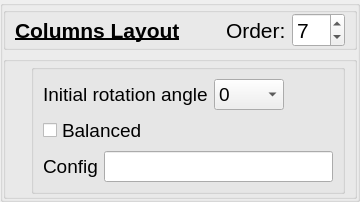
           <widget class="QGroupBox" name="GB_ColumnsLayout">
            <property name="title">
             <string/>
            </property>
            <property name="flat">
             <bool>true</bool>
            </property>
            <layout class="QVBoxLayout" name="verticalLayout_23">
             <property name="leftMargin">
              <number>0</number>
             </property>
             <property name="topMargin">
              <number>1</number>
             </property>
             <property name="rightMargin">
              <number>0</number>
             </property>
             <property name="bottomMargin">
              <number>0</number>
             </property>
             <item>
              <widget class="QGroupBox" name="GB_ColumnsLayoutOrder">
               <property name="title">
                <string/>
               </property>
               <property name="flat">
                <bool>true</bool>
               </property>
               <layout class="QGridLayout" name="gridLayout_33">
                <property name="topMargin">
                 <number>0</number>
                </property>
                <property name="bottomMargin">
                 <number>0</number>
                </property>
                <item row="0" column="1">
                 <widget class="QLabel" name="label_52">
                  <property name="font">
                   <font>
                    <pointsize>16</pointsize>
                    <italic>false</italic>
                    <bold>true</bold>
                    <underline>true</underline>
                   </font>
                  </property>
                  <property name="text">
                   <string>Columns Layout</string>
                  </property>
                 </widget>
                </item>
                <item row="0" column="4">
                 <widget class="QSpinBox" name="kcfg_columnsLayoutOrder">
                  <property name="font">
                   <font>
                    <pointsize>16</pointsize>
                    <italic>false</italic>
                    <bold>false</bold>
                    <underline>false</underline>
                   </font>
                  </property>
                  <property name="maximum">
                   <number>12</number>
                  </property>
                  <property name="value">
                   <number>7</number>
                  </property>
                 </widget>
                </item>
                <item row="0" column="2">
                 <spacer name="horizontalSpacer_29">
                  <property name="orientation">
                   <enum>Qt::Orientation::Horizontal</enum>
                  </property>
                  <property name="sizeHint" stdset="0">
                   <size>
                    <width>40</width>
                    <height>20</height>
                   </size>
                  </property>
                 </spacer>
                </item>
                <item row="0" column="3">
                 <widget class="QLabel" name="label_53">
                  <property name="font">
                   <font>
                    <pointsize>16</pointsize>
                    <italic>false</italic>
                    <bold>false</bold>
                    <underline>false</underline>
                   </font>
                  </property>
                  <property name="text">
                   <string>Order:</string>
                  </property>
                 </widget>
                </item>
               </layout>
              </widget>
             </item>
             <item>
              <widget class="QGroupBox" name="GB_ColumnsLayoutSettings">
               <property name="title">
                <string/>
               </property>
               <property name="flat">
                <bool>true</bool>
               </property>
               <layout class="QVBoxLayout" name="verticalLayout_24">
                <property name="leftMargin">
                 <number>25</number>
                </property>
                <property name="topMargin">
                 <number>2</number>
                </property>
                <property name="bottomMargin">
                 <number>2</number>
                </property>
                <item>
                 <widget class="QGroupBox" name="groupBoxColumnsConfigLayout_3">
                  <property name="title">
                   <string/>
                  </property>
                  <property name="flat">
                   <bool>true</bool>
                  </property>
                  <layout class="QVBoxLayout" name="verticalLayout_25">
                   <item>
                    <layout class="QHBoxLayout" name="horizontalLayout_6">
                     <item>
                      <widget class="QLabel" name="tileLabel12_3">
                       <property name="font">
                        <font>
                         <pointsize>14</pointsize>
                        </font>
                       </property>
                       <property name="text">
                        <string>Initial rotation angle</string>
                       </property>
                      </widget>
                     </item>
                     <item>
                      <widget class="QComboBox" name="kcfg_columnsLayoutInitialRotationAngle">
                       <property name="minimumSize">
                        <size>
                         <width>70</width>
                         <height>0</height>
                        </size>
                       </property>
                       <property name="font">
                        <font>
                         <pointsize>14</pointsize>
                        </font>
                       </property>
                       <item>
                        <property name="text">
                         <string>0</string>
                        </property>
                       </item>
                       <item>
                        <property name="text">
                         <string>90</string>
                        </property>
                       </item>
                       <item>
                        <property name="text">
                         <string>180</string>
                        </property>
                       </item>
                       <item>
                        <property name="text">
                         <string>270</string>
                        </property>
                       </item>
                      </widget>
                     </item>
                     <item>
                      <spacer name="horizontalSpacer_30">
                       <property name="orientation">
                        <enum>Qt::Orientation::Horizontal</enum>
                       </property>
                       <property name="sizeHint" stdset="0">
                        <size>
                         <width>40</width>
                         <height>20</height>
                        </size>
                       </property>
                      </spacer>
                     </item>
                    </layout>
                   </item>
                   <item>
                    <widget class="QCheckBox" name="kcfg_columnsBalanced">
                     <property name="font">
                      <font>
                       <pointsize>14</pointsize>
                      </font>
                     </property>
                     <property name="toolTip">
                      <string>Creating a new window in the shortest column</string>
                     </property>
                     <property name="text">
                      <string>Balanced</string>
                     </property>
                    </widget>
                   </item>
                   <item>
                    <layout class="QHBoxLayout" name="hLayout_columnsConf_3">
                     <item>
                      <widget class="QLabel" name="lbl_columsLayerConf_3">
                       <property name="font">
                        <font>
                         <pointsize>14</pointsize>
                        </font>
                       </property>
                       <property name="text">
                        <string>Config</string>
                       </property>
                      </widget>
                     </item>
                     <item>
                      <widget class="QLineEdit" name="kcfg_columnsLayerConf">
                       <property name="font">
                        <font>
                         <pointsize>14</pointsize>
                        </font>
                       </property>
                       <property name="toolTip">
                        <string>&lt;html&gt;&lt;head/&gt;&lt;body&gt;&lt;p&gt;Comma-separated list OutputName:VirtualDesktopName:ActivityId:ColumnWeight:ColumnWeight:... OutputName value you will see if run KSystemLog and type krohnkite in filter string. The data will right under Krohenkite start string.If all weights are equal they will not be taken into account &lt;/p&gt;&lt;p&gt;Example: Any monitors 3 columns without weights:&lt;/p&gt;&lt;p&gt;:::1:1:1&lt;/p&gt;&lt;p&gt;Example with desktop name and activity id 3 columns the third one is twice as big as the first two:&lt;/p&gt;&lt;p&gt;HDMI-A-1:Desktop 1:99e10d31-e8f3-44aa-bbed-2a543f13fa54:1:1:2&lt;/p&gt;&lt;/body&gt;&lt;/html&gt;</string>
                       </property>
                      </widget>
                     </item>
                    </layout>
                   </item>
                  </layout>
                 </widget>
                </item>
               </layout>
              </widget>
             </item>
            </layout>
           </widget>
